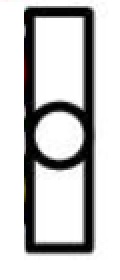
#> input picture test/test1/img.png, 60 x 140 px, found by its file name (shown 2 times larger)
$ python detect_contours.py
#> lines starting #> are read from the running program, lines starting #| are printed output that depends on the picture; after the words box and inside, x2 and y2 are one past the last pixel; in counts of white or black regions, pixels touching at a corner belong together

import cv2
import numpy as np
import os

def detect_and_visualize_contours(image_path, output_path):
    # Check if file exists
#> called with image_path = '/test/test1/img.png'
    if not os.path.exists(image_path):
        print(f"Error: File not found at {image_path}")
        return

    # Read the image
    img = cv2.imread(image_path)
#> img is the input picture: shape (140, 60, 3); mean B, G, R 200.3, 200.4, 200.6
    if img is None:
        print(f"Error: Could not read image from {image_path}")
        return

    # Convert to grayscale
    gray = cv2.cvtColor(img, cv2.COLOR_BGR2GRAY)

    # Apply thresholding (Otsu's binarization)
    # You might need to adjust this depending on the image content
    # Alternatively, use Canny edge detection: edges = cv2.Canny(gray, 100, 200)
    _, thresh = cv2.threshold(gray, 0, 255, cv2.THRESH_BINARY_INV + cv2.THRESH_OTSU)
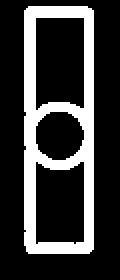
#> thresh: shape (140, 60) (shown 2 times larger); 23% white; 1 white region

    # Find contours
    # cv2.RETR_TREE retrieves all contours and reconstructs a full hierarchy of nested contours.
    # cv2.RETR_EXTERNAL would retrieve only the extreme outer contours.
    # cv2.CHAIN_APPROX_SIMPLE compresses horizontal, vertical, and diagonal segments and leaves only their end points.
    contours, hierarchy = cv2.findContours(thresh, cv2.RETR_TREE, cv2.CHAIN_APPROX_SIMPLE)
#> contours = 4 contours; box (x1, y1, x2, y2) and area: (12, 3, 47, 127) 4166, (17, 8, 43, 56) 1102, (17, 80, 43, 123) 962, (17, 55, 43, 81) 494

    print(f"Found {len(contours)} contours.")
#| Found 4 contours.

    # Draw all contours on the original image
    # -1 means draw all contours
    # (0, 255, 0) is the color (Green)
    # 2 is the thickness
    cv2.drawContours(img, contours, -1, (0, 255, 0), 2)
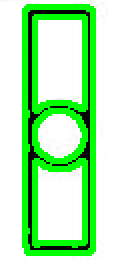
#> img: shape (140, 60, 3) (shown 2 times larger); mean B, G, R 175.2, 237.9, 175.2

    # Save the result
    cv2.imwrite(output_path, img)
    print(f"Result saved to {output_path}")

if __name__ == "__main__":
    input_image_path = r"/test/test1/img.png"
    output_image_path = r"d:\work\ocr+Transformer\test1\img_contours.png"

    detect_and_visualize_contours(input_image_path, output_image_path)

$ run again, with test/test1/img_1.png copied over test/test1/img.png
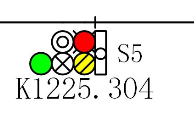
#> input picture test/test1/img_1.png, 194 x 115 px, found by its file name
#> in detect_and_visualize_contours, img is the input picture: shape (115, 194, 3); mean B, G, R 222.4, 228.3, 228.3
#> in detect_and_visualize_contours, `_, thresh = cv2.threshold(gray, 0, 255, cv2.THRESH_BINARY_INV + cv2.TH..`:
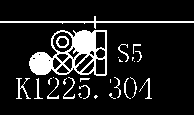
#> thresh: shape (115, 194); 12.4% white; 27 white regions (11 under 20 px)
#> contours = 44 contours, 23 with area under 20; largest, box (x1, y1, x2, y2) and area: (29, 30, 107, 76) 2636, (52, 31, 73, 53) 330, (0, 16, 194, 29) 208, (95, 31, 106, 50) 169, (95, 58, 106, 75) 153
#| Found 44 contours.
#> in detect_and_visualize_contours, `cv2.drawContours(img, contours, -1, (0, 255, 0), 2)`:
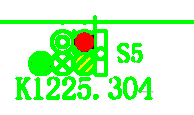
#> img: shape (115, 194, 3); mean B, G, R 194.3, 251.1, 198.4

$ run again, with test/test1/img_1_feature_match.png copied over test/test1/img.png
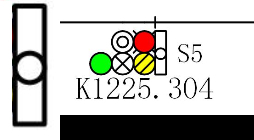
#> input picture test/test1/img_1_feature_match.png, 254 x 140 px, found by its file name
#> in detect_and_visualize_contours, img is the input picture: shape (140, 254, 3); mean B, G, R 186.9, 190.6, 190.6
#> in detect_and_visualize_contours, `_, thresh = cv2.threshold(gray, 0, 255, cv2.THRESH_BINARY_INV + cv2.TH..`:
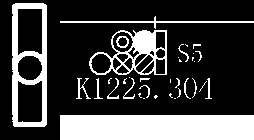
#> thresh: shape (140, 254); 25.6% white; 35 white regions (19 under 20 px)
#> contours = 53 contours, 26 with area under 20; largest, box (x1, y1, x2, y2) and area: (60, 115, 254, 140) 4632, (12, 3, 47, 127) 4158, (89, 30, 167, 75) 2614, (17, 8, 43, 56) 1104, (17, 80, 43, 123) 982
#| Found 53 contours.
#> in detect_and_visualize_contours, `cv2.drawContours(img, contours, -1, (0, 255, 0), 2)`:
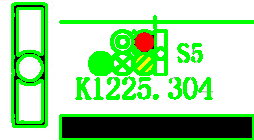
#> img: shape (140, 254, 3); mean B, G, R 162.7, 220.2, 165.4
